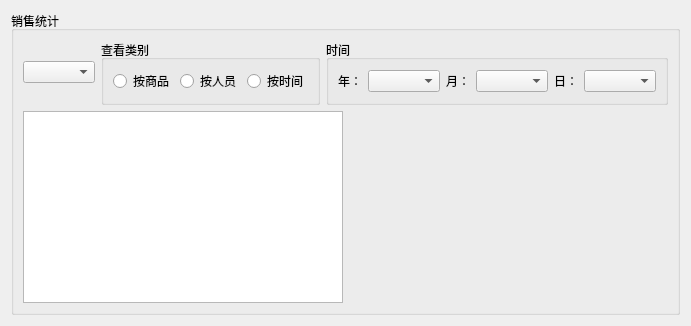
        <widget class="QWidget" name="page_4">
         <layout class="QHBoxLayout" name="horizontalLayout_14">
          <item>
           <widget class="QGroupBox" name="groupBox_4">
            <property name="title">
             <string>销售统计</string>
            </property>
            <layout class="QVBoxLayout" name="verticalLayout_15">
             <item>
              <layout class="QVBoxLayout" name="verticalLayout_14">
               <item>
                <layout class="QHBoxLayout" name="horizontalLayout_8">
                 <item>
                  <widget class="QComboBox" name="comboBoxTongJiInfo"/>
                 </item>
                 <item>
                  <widget class="QGroupBox" name="groupBoxTongJiType">
                   <property name="sizePolicy">
                    <sizepolicy hsizetype="Preferred" vsizetype="Fixed">
                     <horstretch>0</horstretch>
                     <verstretch>0</verstretch>
                    </sizepolicy>
                   </property>
                   <property name="minimumSize">
                    <size>
                     <width>0</width>
                     <height>50</height>
                    </size>
                   </property>
                   <property name="title">
                    <string>查看类别</string>
                   </property>
                   <layout class="QHBoxLayout" name="horizontalLayout_52">
                    <item>
                     <layout class="QHBoxLayout" name="horizontalLayout_11">
                      <item>
                       <widget class="QRadioButton" name="radioButtonTongJiMerchant">
                        <property name="text">
                         <string>按商品</string>
                        </property>
                       </widget>
                      </item>
                      <item>
                       <widget class="QRadioButton" name="radioButtonTongJiClerk">
                        <property name="text">
                         <string>按人员</string>
                        </property>
                       </widget>
                      </item>
                      <item>
                       <widget class="QRadioButton" name="radioButtonTongJiTime">
                        <property name="text">
                         <string>按时间</string>
                        </property>
                       </widget>
                      </item>
                     </layout>
                    </item>
                   </layout>
                  </widget>
                 </item>
                 <item>
                  <widget class="QGroupBox" name="groupBoxTongJitime">
                   <property name="title">
                    <string>时间</string>
                   </property>
                   <layout class="QHBoxLayout" name="horizontalLayout_53">
                    <item>
                     <layout class="QHBoxLayout" name="horizontalLayout_51">
                      <item>
                       <widget class="QLabel" name="labelYear">
                        <property name="text">
                         <string>年：</string>
                        </property>
                       </widget>
                      </item>
                      <item>
                       <widget class="QComboBox" name="comboBoxYear"/>
                      </item>
                      <item>
                       <widget class="QLabel" name="labelMonth">
                        <property name="text">
                         <string>月：</string>
                        </property>
                       </widget>
                      </item>
                      <item>
                       <widget class="QComboBox" name="comboBoxMonth"/>
                      </item>
                      <item>
                       <widget class="QLabel" name="labelDate">
                        <property name="text">
                         <string>日：</string>
                        </property>
                       </widget>
                      </item>
                      <item>
                       <widget class="QComboBox" name="comboBoxDate"/>
                      </item>
                     </layout>
                    </item>
                   </layout>
                  </widget>
                 </item>
                </layout>
               </item>
               <item>
                <layout class="QHBoxLayout" name="horizontalLayout_9">
                 <item>
                  <widget class="QTableWidget" name="tableWidgetTongJiTable">
                   <property name="sizePolicy">
                    <sizepolicy hsizetype="Preferred" vsizetype="Expanding">
                     <horstretch>0</horstretch>
                     <verstretch>0</verstretch>
                    </sizepolicy>
                   </property>
                  </widget>
                 </item>
                 <item>
                  <widget class="PieChartWidget" name="widgetTongJiChart" native="true">
                   <widget class="QGroupBox" name="groupBoxTongJiChartType">
                    <property name="geometry">
                     <rect>
                      <x>250</x>
                      <y>300</y>
                      <width>111</width>
                      <height>71</height>
                     </rect>
                    </property>
                    <property name="title">
                     <string/>
                    </property>
                    <widget class="QWidget" name="">
                     <property name="geometry">
                      <rect>
                       <x>10</x>
                       <y>20</y>
                       <width>93</width>
                       <height>44</height>
                      </rect>
                     </property>
                     <layout class="QVBoxLayout" name="verticalLayout_13">
                      <item>
                       <widget class="QRadioButton" name="radioButtonBarChart">
                        <property name="text">
                         <string>柱状图</string>
                        </property>
                       </widget>
                      </item>
                      <item>
                       <widget class="QRadioButton" name="radioButtonPieChar">
                        <property name="text">
                         <string>饼状图</string>
                        </property>
                       </widget>
                      </item>
                     </layout>
                    </widget>
                   </widget>
                  </widget>
                 </item>
                </layout>
               </item>
              </layout>
             </item>
            </layout>
           </widget>
          </item>
         </layout>
        </widget>
